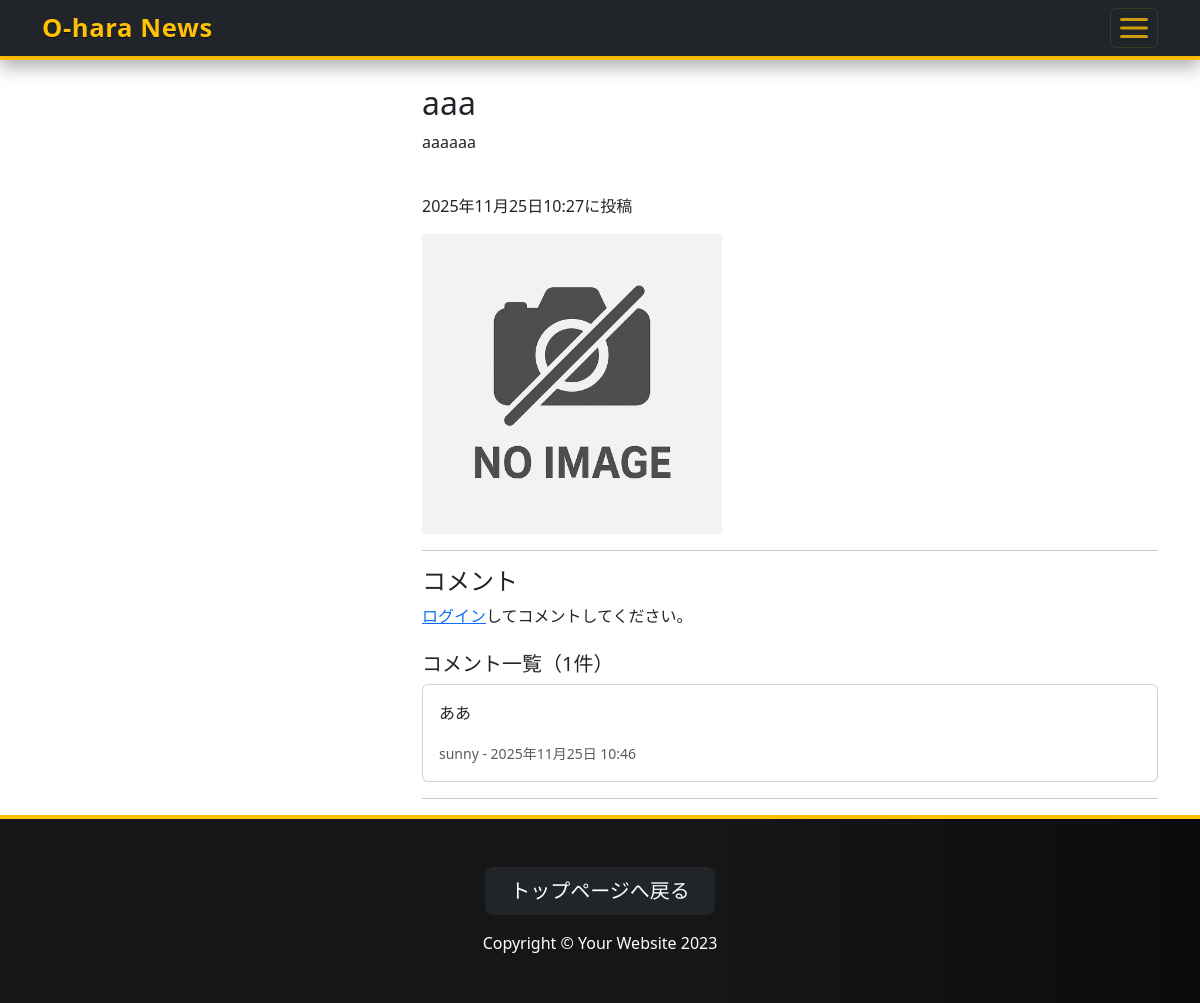
Page /news-detail/13 on the earlier database version.
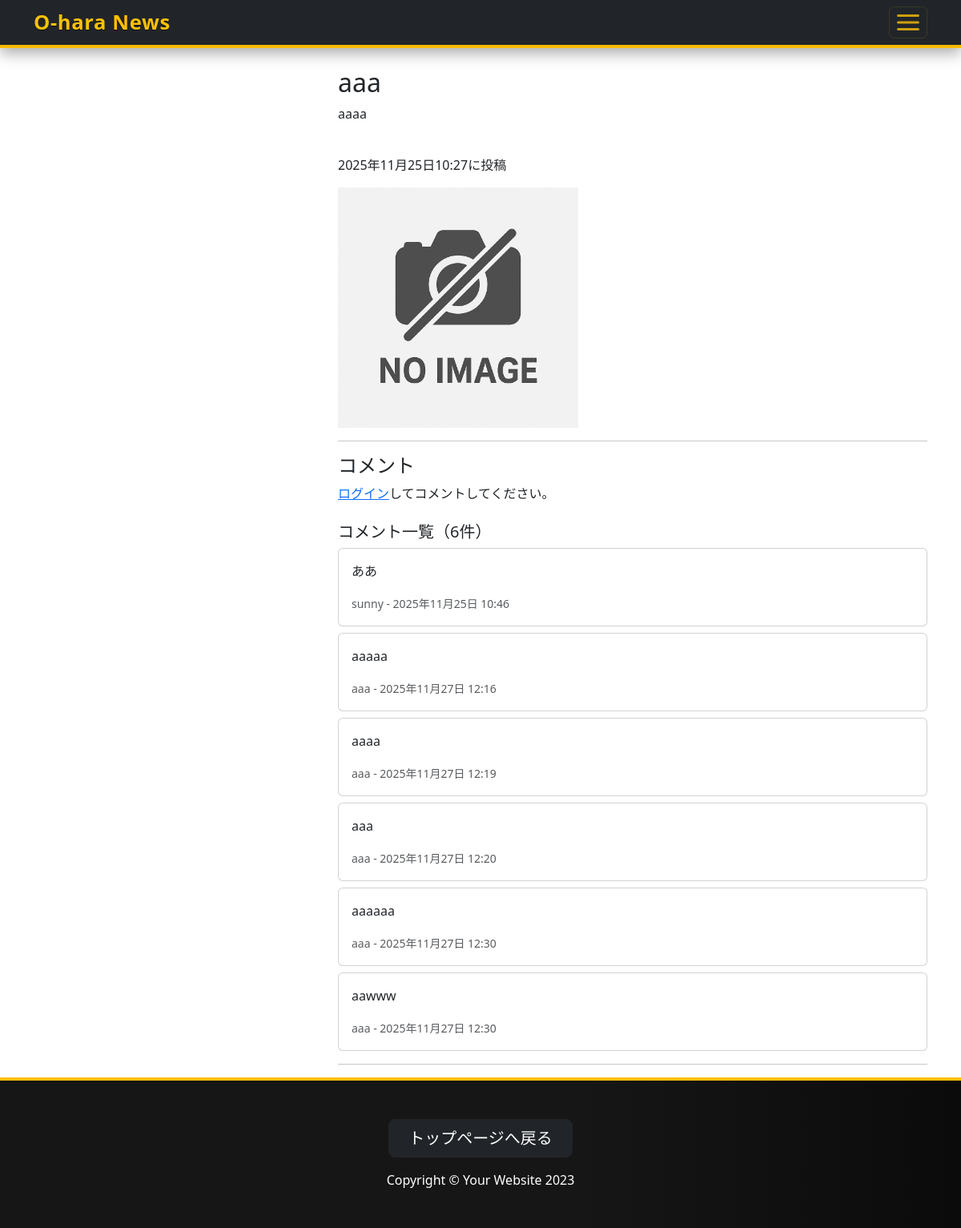
Same page on the later database version.
### test2_app/models.py (models this page shows, shortened)
class Test2News(models.Model):
    user = models.ForeignKey(
        CustomUser,
        verbose_name='ユーザー',
        on_delete=models.CASCADE
        )
    category = models.ForeignKey(
        Category,
        verbose_name='カテゴリー',
        on_delete=models.PROTECT
        )
    title = models.CharField(
        verbose_name='タイトル',
        max_length=200
        )
    post = models.TextField(
        verbose_name='記事本文',
        default=""
    )
    image1 = models.ImageField(
        verbose_name='タイトル画像',
        upload_to = 'photos',
        blank = True,
        null = True,
        )
    posted_at = models.DateTimeField(
        verbose_name='投稿日時',
        auto_now_add = True
        )
    updated_at = models.DateTimeField(
        verbose_name='更新日時',
        null=True,
        blank=True,
        help_text='編集が行われた場合にセットされます。'
    )

class Comment(models.Model):
    post = models.ForeignKey(
        Test2News,
        verbose_name="対象記事",
        on_delete=models.CASCADE,
        related_name="comments"
    )
    user = models.ForeignKey(
        CustomUser,
        verbose_name="ユーザー",
        on_delete=models.CASCADE
    )
    text = models.CharField(
        verbose_name="コメント",
        max_length=300
    )
    created_at = models.DateTimeField(
        verbose_name="作成日時",
        auto_now_add=True
    )

### accounts/models.py (models this page shows)
class CustomUser(AbstractUser):
    pass

### test2_app/views.py (the view, shortened to what this page needs)
# urls.py: path('news-detail/<int:pk>', views.DetailView.as_view(), name = 'news_detail'),
class DetailView(DetailView):
    template_name = 'detail.html'
    model = Test2News
    form_class = CommentForm
    def get_context_data(self, **kwargs):
        context = super().get_context_data(**kwargs)
        context['comment_form'] = kwargs.get('comment_form', self.form_class())
        return context

### test2_app/templates/detail.html (shortened to what this page needs)
{% extends "base.html" %}
{% load static %}
    {% block contents %}
    <div class="left">
        <br>
        <div class="container">
            <div class="row">
                <div class="col offset-4">
                    <h2>{{object.title}}</h2>
                    <p>{{object.post}}</p>
                    <br>
                    <p>{{object.posted_at}}に投稿</p>
                    {% if object.image1 %}
                        <img src="{{ object.image1.url }}" alt="image" style="max-width:300px; height:auto;">
                    {% else %}
                        <img src="{% static 'img/noimage.png' %}" alt="no image" style="max-width:300px; height:auto;">
                    {% endif %}
                    <hr>
                    <h4>コメント</h4>
                    {% if request.user.is_authenticated %}
                    <form id="comment-form" method="post" action="">
                        {% csrf_token %}
                        <div class="form-group">
                            <textarea name="text" class="form-control" placeholder="コメントを入力しよう！" rows="3" style="resize: none; width: 100%; height: 100px;">{{ comment_form.text.value|default_if_none:'' }}</textarea>
                            <style>
                                textarea::placeholder {
                                    color: #999;
                                    opacity: 1;
                                }
                                textarea {
                                    color: #000;
                                }
                            </style>
                            {% if comment_form.text.errors %}
                                {% for error in comment_form.text.errors %}
                                <small class="text-danger d-block">{{ error }}</small>
                                {% endfor %}
                            {% endif %}
                            <small id="comment-error" class="text-danger d-none">コメントを入力してください。</small>
                        </div>
                        <br>
                        <button type="submit" class="btn btn-primary">コメント送信</button>
                    </form>
                    <script>
                        document.addEventListener('DOMContentLoaded', function () {
                            const form = document.getElementById('comment-form');
                            if (!form) return;
                            const textarea = form.querySelector('textarea[name="text"]');
                            const error = document.getElementById('comment-error');
                            form.addEventListener('submit', function (event) {
                                if (!textarea.value.trim()) {
                                    event.preventDefault();
                                    error.classList.remove('d-none');
                                } else {
                                    error.classList.add('d-none');
                                }
                            });
                        });
                    </script>
                    {% else %}
                    <p><a href="{% url 'accounts:login' %}">ログイン</a>してコメントしてください。</p>
                    {% endif %}
                    {% if object.comments.all %}
                    <div class="mt-4">
                        <h5>コメント一覧（{{ object.comments.count }}件）</h5>
                        {% for comment in object.comments.all %}
                        <div class="card mb-2">
                            <div class="card-body">
                                <p class="card-text">{{ comment.text }}</p>
                                <small class="text-muted">{{ comment.user.username }} - {{ comment.created_at|date:"Y年m月d日 H:i" }}</small>
                            </div>
                        </div>
                        {% endfor %}
                    </div>
                    {% endif %}
                    <hr>
                </div>
            </div>
        </div>
    </div>
    {% endblock contents %}

Differences in the rows shown:
changed Test2News "aaa": post "aaaaaa" → "aaaa"; comments.count "1" → "6"
added Comment: text "aaaaa", user.username "aaa", created_at "2025年11月27日 12:16"
added Comment: text "aaaa", user.username "aaa", created_at "2025年11月27日 12:19"
added Comment: text "aaa", user.username "aaa", created_at "2025年11月27日 12:20"
added Comment: text "aaaaaa", user.username "aaa", created_at "2025年11月27日 12:30"
added Comment: text "aawww", user.username "aaa", created_at "2025年11月27日 12:30"
